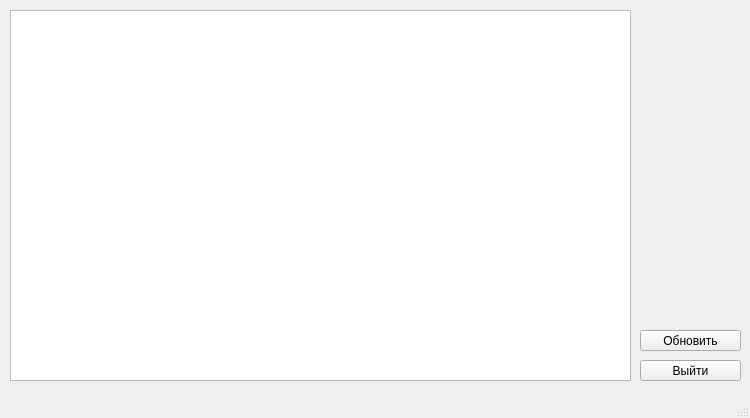
<?xml version="1.0" encoding="UTF-8"?>
<ui version="4.0">
 <class>MainWindow</class>
 <widget class="QMainWindow" name="MainWindow">
  <property name="geometry">
   <rect>
    <x>0</x>
    <y>0</y>
    <width>750</width>
    <height>418</height>
   </rect>
  </property>
  <property name="windowTitle">
   <string>MainWindow</string>
  </property>
  <widget class="QWidget" name="centralwidget">
   <widget class="QPushButton" name="btn_update">
    <property name="geometry">
     <rect>
      <x>640</x>
      <y>330</y>
      <width>101</width>
      <height>21</height>
     </rect>
    </property>
    <property name="text">
     <string>Обновить</string>
    </property>
   </widget>
   <widget class="QPushButton" name="btn_exit">
    <property name="geometry">
     <rect>
      <x>640</x>
      <y>360</y>
      <width>101</width>
      <height>21</height>
     </rect>
    </property>
    <property name="text">
     <string>Выйти</string>
    </property>
   </widget>
   <widget class="QTableWidget" name="grid">
    <property name="geometry">
     <rect>
      <x>10</x>
      <y>10</y>
      <width>621</width>
      <height>371</height>
     </rect>
    </property>
   </widget>
  </widget>
  <widget class="QMenuBar" name="menubar">
   <property name="geometry">
    <rect>
     <x>0</x>
     <y>0</y>
     <width>750</width>
     <height>18</height>
    </rect>
   </property>
  </widget>
  <widget class="QStatusBar" name="statusbar"/>
 </widget>
 <resources/>
 <connections/>
</ui>
